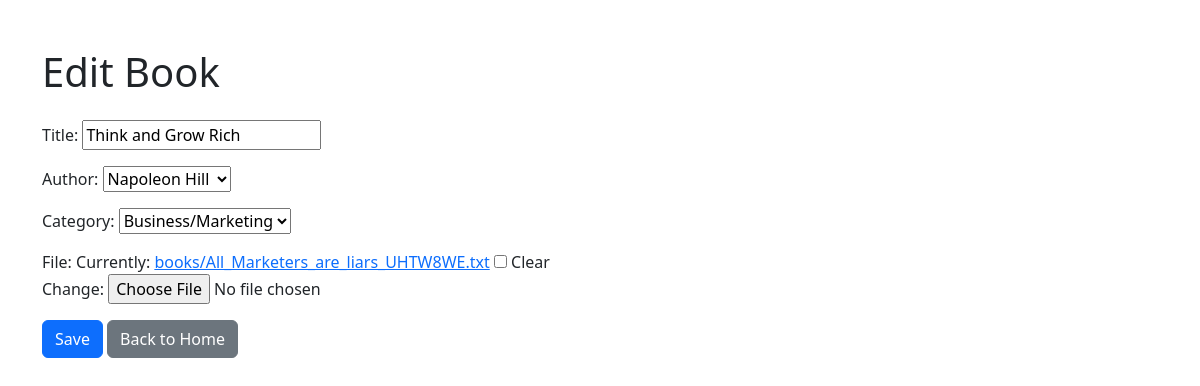
The app's page /books/7/edit/ with its own data.
### library/models.py (models this page shows, shortened)
class Book(models.Model):
    title = models.CharField(max_length=100)
    author = models.ForeignKey(Author, on_delete=models.CASCADE)
    category = models.ForeignKey(Category, on_delete=models.CASCADE)
    file = models.FileField(upload_to='books/', blank=True, null=True)

### library/views.py (the view)
# urls.py: path('books/<int:pk>/edit/', views.book_update, name='book_update'),
def book_update(request, pk):
    book = get_object_or_404(Book, pk=pk)
    if request.method == 'POST':
        form = BookForm(request.POST, request.FILES, instance=book)
        if form.is_valid():
            form.save()
            return redirect('home')
    else:
        form = BookForm(instance=book)
    return render(request, 'book_form.html', {'form': form})

### library/forms.py
class BookForm(forms.ModelForm):
    class Meta:
        model = Book
        fields = ['title', 'author', 'category', 'file']

### library/models.py (called while the page is built)
    def __str__(self):
        return self.name

    def __str__(self):
        return self.name

### library/templates/book_form.html (shortened to what this page needs)
<!DOCTYPE html>
<html>
<head>
    <link href="https://cdn.jsdelivr.net/npm/bootstrap@5.3.0/dist/css/bootstrap.min.css" rel="stylesheet">
</head>
<body>
    <div class="container mt-5">
        <h1 class="mb-4">{% if form.instance.pk %}Edit Book{% else %}Add New Book{% endif %}</h1>
        <form method="post" enctype="multipart/form-data">
            <div class="mb-3">
                {{ form.as_p }}
            </div>
            <button type="submit" class="btn btn-primary">Save</button>
            <a href="{% url 'home' %}" class="btn btn-secondary">Back to Home</a>
        </form>
    </div>
</body>
</html>

### records on screen
Book: title "Think and Grow Rich", author "Napoleon Hill", category "Business/Marketing"
